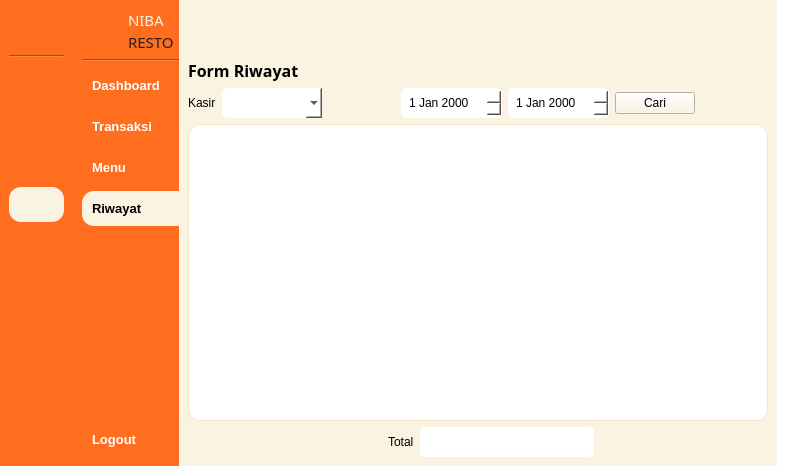
<?xml version="1.0" encoding="UTF-8"?>
<ui version="4.0">
 <class>MainWindow</class>
 <widget class="QMainWindow" name="MainWindow">
  <property name="geometry">
   <rect>
    <x>0</x>
    <y>0</y>
    <width>786</width>
    <height>466</height>
   </rect>
  </property>
  <property name="windowTitle">
   <string>MainWindow</string>
  </property>
  <property name="styleSheet">
   <string notr="true">background-color: rgb(255, 255, 255);</string>
  </property>
  <widget class="QWidget" name="centralwidget">
   <layout class="QGridLayout" name="gridLayout">
    <property name="leftMargin">
     <number>0</number>
    </property>
    <property name="topMargin">
     <number>0</number>
    </property>
    <property name="rightMargin">
     <number>0</number>
    </property>
    <property name="bottomMargin">
     <number>0</number>
    </property>
    <property name="horizontalSpacing">
     <number>0</number>
    </property>
    <item row="0" column="1">
     <widget class="QWidget" name="icon_name_widget" native="true">
      <property name="maximumSize">
       <size>
        <width>150</width>
        <height>16777215</height>
       </size>
      </property>
      <property name="styleSheet">
       <string notr="true">QPushButton {
	text-align: left;
	border-top-left-radius: 12px;
	border-bottom-left-radius: 12px;
    padding: 10px;
    border: 0px;
	color: white;
    font-weight: 600;
}

QPushButton:hover {
	background-color: rgb(181, 171, 146);
}

QPushButton:checked {
	color: black;
	background-color: #FAF3E1;
}

QWidget {
	background-color: #FF6D1F;
}</string>
      </property>
      <layout class="QVBoxLayout" name="verticalLayout_4">
       <property name="spacing">
        <number>6</number>
       </property>
       <property name="rightMargin">
        <number>0</number>
       </property>
       <item>
        <layout class="QVBoxLayout" name="verticalLayout_2">
         <item>
          <layout class="QHBoxLayout" name="horizontalLayout_2">
           <property name="rightMargin">
            <number>5</number>
           </property>
           <item>
            <widget class="QLabel" name="label_2">
             <property name="sizePolicy">
              <sizepolicy hsizetype="Fixed" vsizetype="Fixed">
               <horstretch>0</horstretch>
               <verstretch>0</verstretch>
              </sizepolicy>
             </property>
             <property name="minimumSize">
              <size>
               <width>40</width>
               <height>40</height>
              </size>
             </property>
             <property name="maximumSize">
              <size>
               <width>40</width>
               <height>40</height>
              </size>
             </property>
             <property name="styleSheet">
              <string notr="true">QLabel {
    background-color: transparent;
    border-radius: 20px;
    background-image: url(:/yourpic.png);
    background-repeat: no-repeat;
    background-position: center;
}
</string>
             </property>
             <property name="text">
              <string/>
             </property>
             <property name="pixmap">
              <pixmap resource="images.qrc">:/image/images/logo-rounded.png</pixmap>
             </property>
             <property name="scaledContents">
              <bool>true</bool>
             </property>
            </widget>
           </item>
           <item>
            <layout class="QVBoxLayout" name="verticalLayout_3">
             <property name="spacing">
              <number>0</number>
             </property>
             <item>
              <widget class="QLabel" name="label_3">
               <property name="maximumSize">
                <size>
                 <width>50</width>
                 <height>16777215</height>
                </size>
               </property>
               <property name="font">
                <font>
                 <family>Bauhaus 93</family>
                 <pointsize>11</pointsize>
                 <weight>50</weight>
                 <bold>false</bold>
                 <strikeout>false</strikeout>
                 <kerning>true</kerning>
                </font>
               </property>
               <property name="styleSheet">
                <string notr="true">color: #FAF3E1;</string>
               </property>
               <property name="text">
                <string>NIBA</string>
               </property>
               <property name="textFormat">
                <enum>Qt::PlainText</enum>
               </property>
              </widget>
             </item>
             <item>
              <widget class="QLabel" name="label_5">
               <property name="sizePolicy">
                <sizepolicy hsizetype="Minimum" vsizetype="Preferred">
                 <horstretch>0</horstretch>
                 <verstretch>0</verstretch>
                </sizepolicy>
               </property>
               <property name="maximumSize">
                <size>
                 <width>50</width>
                 <height>16777215</height>
                </size>
               </property>
               <property name="font">
                <font>
                 <family>Bauhaus 93</family>
                 <pointsize>11</pointsize>
                 <weight>50</weight>
                 <bold>false</bold>
                 <strikeout>false</strikeout>
                 <kerning>true</kerning>
                </font>
               </property>
               <property name="styleSheet">
                <string notr="true">color: #222222;</string>
               </property>
               <property name="text">
                <string>RESTO</string>
               </property>
               <property name="textFormat">
                <enum>Qt::PlainText</enum>
               </property>
               <property name="scaledContents">
                <bool>false</bool>
               </property>
              </widget>
             </item>
            </layout>
           </item>
          </layout>
         </item>
         <item>
          <widget class="Line" name="line_2">
           <property name="orientation">
            <enum>Qt::Horizontal</enum>
           </property>
          </widget>
         </item>
         <item>
          <widget class="QPushButton" name="btn_dashboard_expanded">
           <property name="font">
            <font>
             <family>Microsoft Sans Serif</family>
             <pointsize>10</pointsize>
             <weight>75</weight>
             <bold>true</bold>
            </font>
           </property>
           <property name="styleSheet">
            <string notr="true"/>
           </property>
           <property name="text">
            <string>Dashboard</string>
           </property>
           <property name="icon">
            <iconset resource="images.qrc">
             <normaloff>:/image/images/mage--home-fill-off.png</normaloff>
             <normalon>:/image/images/mage--home-fill.png</normalon>
             <disabledoff>:/image/images/mage--home-fill-off.png</disabledoff>
             <disabledon>:/image/images/mage--home-fill.png</disabledon>
             <activeoff>:/image/images/mage--home-fill-off.png</activeoff>
             <activeon>:/image/images/mage--home-fill.png</activeon>
             <selectedoff>:/image/images/mage--home-fill-off.png</selectedoff>
             <selectedon>:/image/images/mage--home-fill.png</selectedon>:/image/images/mage--home-fill-off.png</iconset>
           </property>
           <property name="iconSize">
            <size>
             <width>20</width>
             <height>20</height>
            </size>
           </property>
           <property name="checkable">
            <bool>true</bool>
           </property>
           <property name="checked">
            <bool>false</bool>
           </property>
           <property name="autoExclusive">
            <bool>true</bool>
           </property>
          </widget>
         </item>
         <item>
          <widget class="QPushButton" name="btn_transaksi_expanded">
           <property name="font">
            <font>
             <family>MS Sans Serif</family>
             <pointsize>10</pointsize>
             <weight>75</weight>
             <bold>true</bold>
            </font>
           </property>
           <property name="styleSheet">
            <string notr="true"/>
           </property>
           <property name="text">
            <string>Transaksi</string>
           </property>
           <property name="icon">
            <iconset resource="images.qrc">
             <normaloff>:/image/images/mage--shopping-cart-fill.png</normaloff>
             <normalon>:/image/images/mage--shopping-cart-fill-off.png</normalon>:/image/images/mage--shopping-cart-fill.png</iconset>
           </property>
           <property name="iconSize">
            <size>
             <width>20</width>
             <height>20</height>
            </size>
           </property>
           <property name="checkable">
            <bool>true</bool>
           </property>
           <property name="checked">
            <bool>false</bool>
           </property>
           <property name="autoExclusive">
            <bool>true</bool>
           </property>
          </widget>
         </item>
         <item>
          <widget class="QPushButton" name="btn_menu_expanded">
           <property name="font">
            <font>
             <family>MS Sans Serif</family>
             <pointsize>10</pointsize>
             <weight>75</weight>
             <bold>true</bold>
            </font>
           </property>
           <property name="styleSheet">
            <string notr="true"/>
           </property>
           <property name="text">
            <string>Menu</string>
           </property>
           <property name="icon">
            <iconset resource="images.qrc">
             <normaloff>:/image/images/mage--clipboard-2-fill-off.png</normaloff>
             <normalon>:/image/images/mage--clipboard-2-fill.png</normalon>:/image/images/mage--clipboard-2-fill-off.png</iconset>
           </property>
           <property name="iconSize">
            <size>
             <width>20</width>
             <height>20</height>
            </size>
           </property>
           <property name="checkable">
            <bool>true</bool>
           </property>
           <property name="autoExclusive">
            <bool>true</bool>
           </property>
          </widget>
         </item>
         <item>
          <widget class="QPushButton" name="btn_riwayat_expanded">
           <property name="font">
            <font>
             <family>Microsoft Sans Serif</family>
             <pointsize>10</pointsize>
             <weight>75</weight>
             <bold>true</bold>
            </font>
           </property>
           <property name="styleSheet">
            <string notr="true"/>
           </property>
           <property name="text">
            <string>Riwayat</string>
           </property>
           <property name="icon">
            <iconset resource="images.qrc">
             <normaloff>:/image/images/mage--book-text-fill.png</normaloff>
             <normalon>:/image/images/mage--book-text-fill-off.png</normalon>:/image/images/mage--book-text-fill.png</iconset>
           </property>
           <property name="iconSize">
            <size>
             <width>20</width>
             <height>20</height>
            </size>
           </property>
           <property name="checkable">
            <bool>true</bool>
           </property>
           <property name="checked">
            <bool>true</bool>
           </property>
           <property name="autoExclusive">
            <bool>true</bool>
           </property>
          </widget>
         </item>
         <item>
          <spacer name="verticalSpacer_2">
           <property name="orientation">
            <enum>Qt::Vertical</enum>
           </property>
           <property name="sizeHint" stdset="0">
            <size>
             <width>40</width>
             <height>200</height>
            </size>
           </property>
          </spacer>
         </item>
         <item>
          <widget class="QPushButton" name="btn_logout_expanded">
           <property name="font">
            <font>
             <family>MS Sans Serif</family>
             <pointsize>10</pointsize>
             <weight>75</weight>
             <bold>true</bold>
            </font>
           </property>
           <property name="styleSheet">
            <string notr="true">QPushButton {
	border-radius: 12px;
}</string>
           </property>
           <property name="text">
            <string>Logout</string>
           </property>
           <property name="icon">
            <iconset resource="images.qrc">
             <normaloff>:/image/images/mage--shut-down-fill-off.png</normaloff>
             <normalon>:/image/images/mage--shut-down-fill.png</normalon>:/image/images/mage--shut-down-fill-off.png</iconset>
           </property>
           <property name="iconSize">
            <size>
             <width>20</width>
             <height>20</height>
            </size>
           </property>
          </widget>
         </item>
        </layout>
       </item>
      </layout>
     </widget>
    </item>
    <item row="0" column="2">
     <widget class="QWidget" name="main_menu" native="true">
      <property name="styleSheet">
       <string notr="true">background-color: rgb(255, 255, 255);</string>
      </property>
      <layout class="QVBoxLayout" name="verticalLayout_5">
       <property name="spacing">
        <number>0</number>
       </property>
       <property name="leftMargin">
        <number>0</number>
       </property>
       <property name="topMargin">
        <number>0</number>
       </property>
       <property name="bottomMargin">
        <number>0</number>
       </property>
       <item>
        <widget class="QWidget" name="widget" native="true">
         <property name="minimumSize">
          <size>
           <width>0</width>
           <height>50</height>
          </size>
         </property>
         <property name="maximumSize">
          <size>
           <width>16777215</width>
           <height>50</height>
          </size>
         </property>
         <property name="styleSheet">
          <string notr="true">background-color: rgb(250, 243, 225);</string>
         </property>
         <layout class="QHBoxLayout" name="horizontalLayout_6">
          <item>
           <layout class="QHBoxLayout" name="horizontalLayout">
            <item>
             <widget class="QPushButton" name="btn_expand">
              <property name="styleSheet">
               <string notr="true">QPushButton {
	text-align: left;
	border-radius: 12px;
    padding: 10px;
    border: 0px;
	color: black;
    font-weight: 600;
}

QPushButton:hover {
	background-color: #F5E7C6;
}

QPushButton:checked {
	background-color: #222222;
}</string>
              </property>
              <property name="text">
               <string/>
              </property>
              <property name="icon">
               <iconset resource="images.qrc">
                <normaloff>:/image/images/mage--dash-menu-off.png</normaloff>
                <normalon>:/image/images/mage--double-arrow-left-off.png</normalon>:/image/images/mage--dash-menu-off.png</iconset>
              </property>
              <property name="iconSize">
               <size>
                <width>20</width>
                <height>20</height>
               </size>
              </property>
              <property name="checkable">
               <bool>true</bool>
              </property>
             </widget>
            </item>
            <item>
             <spacer name="horizontalSpacer">
              <property name="orientation">
               <enum>Qt::Horizontal</enum>
              </property>
              <property name="sizeHint" stdset="0">
               <size>
                <width>20</width>
                <height>118</height>
               </size>
              </property>
             </spacer>
            </item>
           </layout>
          </item>
         </layout>
        </widget>
       </item>
       <item>
        <widget class="QWidget" name="widget_2" native="true">
         <property name="styleSheet">
          <string notr="true">QWidget {
	background-color: rgb(250, 243, 225);
}

QLabel {
	color:black;
}

QLineEdit {
	background-color: white;
	border-radius:  5px;
}

QComboBox {
	background-color: white;
	border-radius: 5px;
}

QDateEdit {
    background-color: white;
    color: black;
    border-radius: 5px;
    padding: 3px 6px;
}

QDateEdit::drop-down {
    subcontrol-origin: padding;
    subcontrol-position: right;
    width: 20px;
    border: none;
}

QDateEdit::down-arrow {
    width: 12px;
    height: 12px;
}

QTableWidget {
    background-color: white;
    border: 1px solid #F5E7C6;
    border-radius: 12px;
    gridline-color: #F5E7C6;
    selection-background-color: rgb(181, 171, 146);
    selection-color: #222222;
    font-size: 14px;
}

QHeaderView::section {
    background-color: #F5E7C6;
    color: #222222;
    padding: 8px;
    border: none;
    border-right: 1px solid #FAF3E1;
    font-weight: bold;
    font-size: 14px;
}

QHeaderView {
    background-color: #F5E7C6;
    border-radius: 8px;
}

QTableWidget::item {
    padding: 6px;
    border: none;
}

QTableWidget::item:hover {
    background-color: rgba(181, 171, 146, 90%);
    color: #222222;
}

QTableWidget::item:selected {
    background-color: rgb(181, 171, 146);
    color: #222222;
}

QScrollBar:vertical {
    background: transparent;
    width: 12px;
    margin: 6px 0 6px 0;
}

QScrollBar::handle:vertical {
    background: #F5E7C6;
    border-radius: 6px;
}

QScrollBar::handle:vertical:hover {
    background: rgb(181, 171, 146);
}

QScrollBar::add-line,
QScrollBar::sub-line {
    height: 0;
}

QTableCornerButton::section {
    background-color: #F5E7C6;
    border: none;
}</string>
         </property>
         <layout class="QVBoxLayout" name="verticalLayout_6">
          <item>
           <widget class="QLabel" name="label_7">
            <property name="maximumSize">
             <size>
              <width>16777215</width>
              <height>30</height>
             </size>
            </property>
            <property name="font">
             <font>
              <family>MS Reference Sans Serif</family>
              <pointsize>12</pointsize>
              <weight>75</weight>
              <bold>true</bold>
             </font>
            </property>
            <property name="styleSheet">
             <string notr="true">color:black;</string>
            </property>
            <property name="text">
             <string>Form Riwayat</string>
            </property>
            <property name="scaledContents">
             <bool>false</bool>
            </property>
            <property name="wordWrap">
             <bool>false</bool>
            </property>
           </widget>
          </item>
          <item>
           <layout class="QVBoxLayout" name="verticalLayout_8">
            <item>
             <layout class="QHBoxLayout" name="horizontalLayout_11">
              <item>
               <widget class="QLabel" name="label_12">
                <property name="font">
                 <font>
                  <pointsize>9</pointsize>
                 </font>
                </property>
                <property name="text">
                 <string>Kasir</string>
                </property>
               </widget>
              </item>
              <item>
               <widget class="QComboBox" name="comboBox_2">
                <property name="minimumSize">
                 <size>
                  <width>100</width>
                  <height>30</height>
                 </size>
                </property>
               </widget>
              </item>
              <item>
               <spacer name="horizontalSpacer_12">
                <property name="orientation">
                 <enum>Qt::Horizontal</enum>
                </property>
                <property name="sizeHint" stdset="0">
                 <size>
                  <width>40</width>
                  <height>20</height>
                 </size>
                </property>
               </spacer>
              </item>
              <item>
               <widget class="QDateEdit" name="dateEdit_3">
                <property name="minimumSize">
                 <size>
                  <width>100</width>
                  <height>30</height>
                 </size>
                </property>
               </widget>
              </item>
              <item>
               <widget class="QDateEdit" name="dateEdit">
                <property name="minimumSize">
                 <size>
                  <width>100</width>
                  <height>30</height>
                 </size>
                </property>
               </widget>
              </item>
              <item>
               <widget class="QPushButton" name="pushButton">
                <property name="text">
                 <string>Cari</string>
                </property>
               </widget>
              </item>
              <item>
               <spacer name="horizontalSpacer_9">
                <property name="orientation">
                 <enum>Qt::Horizontal</enum>
                </property>
                <property name="sizeHint" stdset="0">
                 <size>
                  <width>40</width>
                  <height>20</height>
                 </size>
                </property>
               </spacer>
              </item>
             </layout>
            </item>
            <item>
             <layout class="QHBoxLayout" name="horizontalLayout_8">
              <item>
               <widget class="QTableWidget" name="tableWidget"/>
              </item>
             </layout>
            </item>
            <item>
             <layout class="QHBoxLayout" name="horizontalLayout_9">
              <item>
               <spacer name="horizontalSpacer_4">
                <property name="orientation">
                 <enum>Qt::Horizontal</enum>
                </property>
                <property name="sizeHint" stdset="0">
                 <size>
                  <width>200</width>
                  <height>20</height>
                 </size>
                </property>
               </spacer>
              </item>
              <item>
               <widget class="QLabel" name="label_10">
                <property name="text">
                 <string>Total</string>
                </property>
               </widget>
              </item>
              <item>
               <widget class="QLineEdit" name="lineEdit">
                <property name="minimumSize">
                 <size>
                  <width>100</width>
                  <height>30</height>
                 </size>
                </property>
               </widget>
              </item>
              <item>
               <spacer name="horizontalSpacer_5">
                <property name="orientation">
                 <enum>Qt::Horizontal</enum>
                </property>
                <property name="sizeHint" stdset="0">
                 <size>
                  <width>40</width>
                  <height>20</height>
                 </size>
                </property>
               </spacer>
              </item>
             </layout>
            </item>
           </layout>
          </item>
          <item>
           <layout class="QHBoxLayout" name="horizontalLayout_15"/>
          </item>
         </layout>
        </widget>
       </item>
      </layout>
     </widget>
    </item>
    <item row="0" column="0">
     <widget class="QWidget" name="icon_only_widget" native="true">
      <property name="maximumSize">
       <size>
        <width>75</width>
        <height>16777215</height>
       </size>
      </property>
      <property name="styleSheet">
       <string notr="true">QPushButton {
	text-align: center;
	border-radius: 12px;
    padding: 10px;
    border: 0px;
	color: white;
    font-weight: 600;
}

QPushButton:hover {
	background-color: rgb(181, 171, 146);
}

QPushButton:checked {
	color: black;
	background-color: #FAF3E1;
}

QWidget {
	background-color: #FF6D1F;
}</string>
      </property>
      <layout class="QVBoxLayout" name="verticalLayout">
       <item>
        <layout class="QVBoxLayout" name="verticalLayout_7">
         <item>
          <layout class="QHBoxLayout" name="horizontalLayout_4">
           <property name="rightMargin">
            <number>5</number>
           </property>
           <item>
            <widget class="QLabel" name="label_4">
             <property name="sizePolicy">
              <sizepolicy hsizetype="Fixed" vsizetype="Fixed">
               <horstretch>0</horstretch>
               <verstretch>0</verstretch>
              </sizepolicy>
             </property>
             <property name="minimumSize">
              <size>
               <width>40</width>
               <height>40</height>
              </size>
             </property>
             <property name="maximumSize">
              <size>
               <width>40</width>
               <height>40</height>
              </size>
             </property>
             <property name="styleSheet">
              <string notr="true">QLabel {
    background-color: transparent;
    border-radius: 20px;
    background-image: url(:/yourpic.png);
    background-repeat: no-repeat;
    background-position: center;
}
</string>
             </property>
             <property name="text">
              <string/>
             </property>
             <property name="pixmap">
              <pixmap resource="images.qrc">:/image/images/logo-rounded.png</pixmap>
             </property>
             <property name="scaledContents">
              <bool>true</bool>
             </property>
            </widget>
           </item>
          </layout>
         </item>
         <item>
          <widget class="Line" name="line">
           <property name="orientation">
            <enum>Qt::Horizontal</enum>
           </property>
          </widget>
         </item>
         <item>
          <widget class="QPushButton" name="btn_dashboard_icon">
           <property name="font">
            <font>
             <family>Microsoft Sans Serif</family>
             <pointsize>10</pointsize>
             <weight>75</weight>
             <bold>true</bold>
            </font>
           </property>
           <property name="styleSheet">
            <string notr="true"/>
           </property>
           <property name="text">
            <string/>
           </property>
           <property name="icon">
            <iconset resource="images.qrc">
             <normaloff>:/image/images/mage--home-fill-off.png</normaloff>
             <normalon>:/image/images/mage--home-fill.png</normalon>
             <disabledoff>:/image/images/mage--home-fill-off.png</disabledoff>
             <disabledon>:/image/images/mage--home-fill.png</disabledon>
             <activeoff>:/image/images/mage--home-fill-off.png</activeoff>
             <activeon>:/image/images/mage--home-fill.png</activeon>
             <selectedoff>:/image/images/mage--home-fill-off.png</selectedoff>
             <selectedon>:/image/images/mage--home-fill.png</selectedon>:/image/images/mage--home-fill-off.png</iconset>
           </property>
           <property name="iconSize">
            <size>
             <width>20</width>
             <height>20</height>
            </size>
           </property>
           <property name="checkable">
            <bool>true</bool>
           </property>
           <property name="checked">
            <bool>false</bool>
           </property>
           <property name="autoExclusive">
            <bool>true</bool>
           </property>
          </widget>
         </item>
         <item>
          <widget class="QPushButton" name="btn_transaksi_icon">
           <property name="font">
            <font>
             <family>MS Sans Serif</family>
             <pointsize>10</pointsize>
             <weight>75</weight>
             <bold>true</bold>
            </font>
           </property>
           <property name="styleSheet">
            <string notr="true"/>
           </property>
           <property name="text">
            <string/>
           </property>
           <property name="icon">
            <iconset resource="images.qrc">
             <normaloff>:/image/images/mage--shopping-cart-fill.png</normaloff>
             <normalon>:/image/images/mage--shopping-cart-fill-off.png</normalon>:/image/images/mage--shopping-cart-fill.png</iconset>
           </property>
           <property name="iconSize">
            <size>
             <width>20</width>
             <height>20</height>
            </size>
           </property>
           <property name="checkable">
            <bool>true</bool>
           </property>
           <property name="checked">
            <bool>false</bool>
           </property>
           <property name="autoExclusive">
            <bool>true</bool>
           </property>
          </widget>
         </item>
         <item>
          <widget class="QPushButton" name="btn_menu_icon">
           <property name="font">
            <font>
             <family>MS Sans Serif</family>
             <pointsize>10</pointsize>
             <weight>75</weight>
             <bold>true</bold>
            </font>
           </property>
           <property name="styleSheet">
            <string notr="true"/>
           </property>
           <property name="text">
            <string/>
           </property>
           <property name="icon">
            <iconset resource="images.qrc">
             <normaloff>:/image/images/mage--clipboard-2-fill-off.png</normaloff>
             <normalon>:/image/images/mage--clipboard-2-fill.png</normalon>:/image/images/mage--clipboard-2-fill-off.png</iconset>
           </property>
           <property name="iconSize">
            <size>
             <width>20</width>
             <height>20</height>
            </size>
           </property>
           <property name="checkable">
            <bool>true</bool>
           </property>
           <property name="autoExclusive">
            <bool>true</bool>
           </property>
          </widget>
         </item>
         <item>
          <widget class="QPushButton" name="btn_riwayat_icon">
           <property name="font">
            <font>
             <family>Microsoft Sans Serif</family>
             <pointsize>10</pointsize>
             <weight>75</weight>
             <bold>true</bold>
            </font>
           </property>
           <property name="styleSheet">
            <string notr="true"/>
           </property>
           <property name="text">
            <string/>
           </property>
           <property name="icon">
            <iconset resource="images.qrc">
             <normaloff>:/image/images/mage--book-text-fill.png</normaloff>
             <normalon>:/image/images/mage--book-text-fill-off.png</normalon>:/image/images/mage--book-text-fill.png</iconset>
           </property>
           <property name="iconSize">
            <size>
             <width>20</width>
             <height>20</height>
            </size>
           </property>
           <property name="checkable">
            <bool>true</bool>
           </property>
           <property name="checked">
            <bool>true</bool>
           </property>
           <property name="autoExclusive">
            <bool>true</bool>
           </property>
          </widget>
         </item>
         <item>
          <spacer name="verticalSpacer_3">
           <property name="orientation">
            <enum>Qt::Vertical</enum>
           </property>
           <property name="sizeHint" stdset="0">
            <size>
             <width>40</width>
             <height>200</height>
            </size>
           </property>
          </spacer>
         </item>
         <item>
          <widget class="QPushButton" name="btn_logout_icon">
           <property name="font">
            <font>
             <family>MS Sans Serif</family>
             <pointsize>10</pointsize>
             <weight>75</weight>
             <bold>true</bold>
            </font>
           </property>
           <property name="styleSheet">
            <string notr="true">QPushButton {
	border-radius: 12px;
}</string>
           </property>
           <property name="text">
            <string/>
           </property>
           <property name="icon">
            <iconset resource="images.qrc">
             <normaloff>:/image/images/mage--shut-down-fill-off.png</normaloff>
             <normalon>:/image/images/mage--shut-down-fill.png</normalon>:/image/images/mage--shut-down-fill-off.png</iconset>
           </property>
           <property name="iconSize">
            <size>
             <width>20</width>
             <height>20</height>
            </size>
           </property>
          </widget>
         </item>
        </layout>
       </item>
      </layout>
     </widget>
    </item>
   </layout>
  </widget>
 </widget>
 <resources>
  <include location="images.qrc"/>
 </resources>
 <connections>
  <connection>
   <sender>btn_expand</sender>
   <signal>toggled(bool)</signal>
   <receiver>icon_only_widget</receiver>
   <slot>setHidden(bool)</slot>
   <hints>
    <hint type="sourcelabel">
     <x>226</x>
     <y>39</y>
    </hint>
    <hint type="destinationlabel">
     <x>63</x>
     <y>252</y>
    </hint>
   </hints>
  </connection>
  <connection>
   <sender>btn_expand</sender>
   <signal>toggled(bool)</signal>
   <receiver>icon_name_widget</receiver>
   <slot>setVisible(bool)</slot>
   <hints>
    <hint type="sourcelabel">
     <x>226</x>
     <y>39</y>
    </hint>
    <hint type="destinationlabel">
     <x>172</x>
     <y>243</y>
    </hint>
   </hints>
  </connection>
  <connection>
   <sender>btn_logout_expanded</sender>
   <signal>clicked()</signal>
   <receiver>MainWindow</receiver>
   <slot>close()</slot>
   <hints>
    <hint type="sourcelabel">
     <x>171</x>
     <y>455</y>
    </hint>
    <hint type="destinationlabel">
     <x>140</x>
     <y>470</y>
    </hint>
   </hints>
  </connection>
  <connection>
   <sender>btn_riwayat_expanded</sender>
   <signal>toggled(bool)</signal>
   <receiver>btn_riwayat_icon</receiver>
   <slot>setChecked(bool)</slot>
   <hints>
    <hint type="sourcelabel">
     <x>185</x>
     <y>244</y>
    </hint>
    <hint type="destinationlabel">
     <x>51</x>
     <y>244</y>
    </hint>
   </hints>
  </connection>
  <connection>
   <sender>btn_menu_expanded</sender>
   <signal>toggled(bool)</signal>
   <receiver>btn_menu_icon</receiver>
   <slot>setChecked(bool)</slot>
   <hints>
    <hint type="sourcelabel">
     <x>185</x>
     <y>198</y>
    </hint>
    <hint type="destinationlabel">
     <x>55</x>
     <y>198</y>
    </hint>
   </hints>
  </connection>
  <connection>
   <sender>btn_riwayat_icon</sender>
   <signal>toggled(bool)</signal>
   <receiver>btn_riwayat_expanded</receiver>
   <slot>setChecked(bool)</slot>
   <hints>
    <hint type="sourcelabel">
     <x>55</x>
     <y>244</y>
    </hint>
    <hint type="destinationlabel">
     <x>185</x>
     <y>244</y>
    </hint>
   </hints>
  </connection>
  <connection>
   <sender>btn_menu_icon</sender>
   <signal>toggled(bool)</signal>
   <receiver>btn_menu_expanded</receiver>
   <slot>setChecked(bool)</slot>
   <hints>
    <hint type="sourcelabel">
     <x>54</x>
     <y>198</y>
    </hint>
    <hint type="destinationlabel">
     <x>185</x>
     <y>198</y>
    </hint>
   </hints>
  </connection>
  <connection>
   <sender>btn_logout_icon</sender>
   <signal>clicked()</signal>
   <receiver>MainWindow</receiver>
   <slot>close()</slot>
   <hints>
    <hint type="sourcelabel">
     <x>38</x>
     <y>445</y>
    </hint>
    <hint type="destinationlabel">
     <x>48</x>
     <y>513</y>
    </hint>
   </hints>
  </connection>
  <connection>
   <sender>btn_dashboard_icon</sender>
   <signal>toggled(bool)</signal>
   <receiver>btn_dashboard_expanded</receiver>
   <slot>setChecked(bool)</slot>
   <hints>
    <hint type="sourcelabel">
     <x>37</x>
     <y>84</y>
    </hint>
    <hint type="destinationlabel">
     <x>76</x>
     <y>84</y>
    </hint>
   </hints>
  </connection>
  <connection>
   <sender>btn_dashboard_expanded</sender>
   <signal>toggled(bool)</signal>
   <receiver>btn_dashboard_icon</receiver>
   <slot>setChecked(bool)</slot>
   <hints>
    <hint type="sourcelabel">
     <x>85</x>
     <y>95</y>
    </hint>
    <hint type="destinationlabel">
     <x>34</x>
     <y>98</y>
    </hint>
   </hints>
  </connection>
  <connection>
   <sender>btn_transaksi_expanded</sender>
   <signal>toggled(bool)</signal>
   <receiver>btn_transaksi_icon</receiver>
   <slot>setChecked(bool)</slot>
   <hints>
    <hint type="sourcelabel">
     <x>98</x>
     <y>134</y>
    </hint>
    <hint type="destinationlabel">
     <x>39</x>
     <y>131</y>
    </hint>
   </hints>
  </connection>
  <connection>
   <sender>btn_transaksi_icon</sender>
   <signal>toggled(bool)</signal>
   <receiver>btn_transaksi_expanded</receiver>
   <slot>setChecked(bool)</slot>
   <hints>
    <hint type="sourcelabel">
     <x>35</x>
     <y>137</y>
    </hint>
    <hint type="destinationlabel">
     <x>138</x>
     <y>144</y>
    </hint>
   </hints>
  </connection>
 </connections>
</ui>
